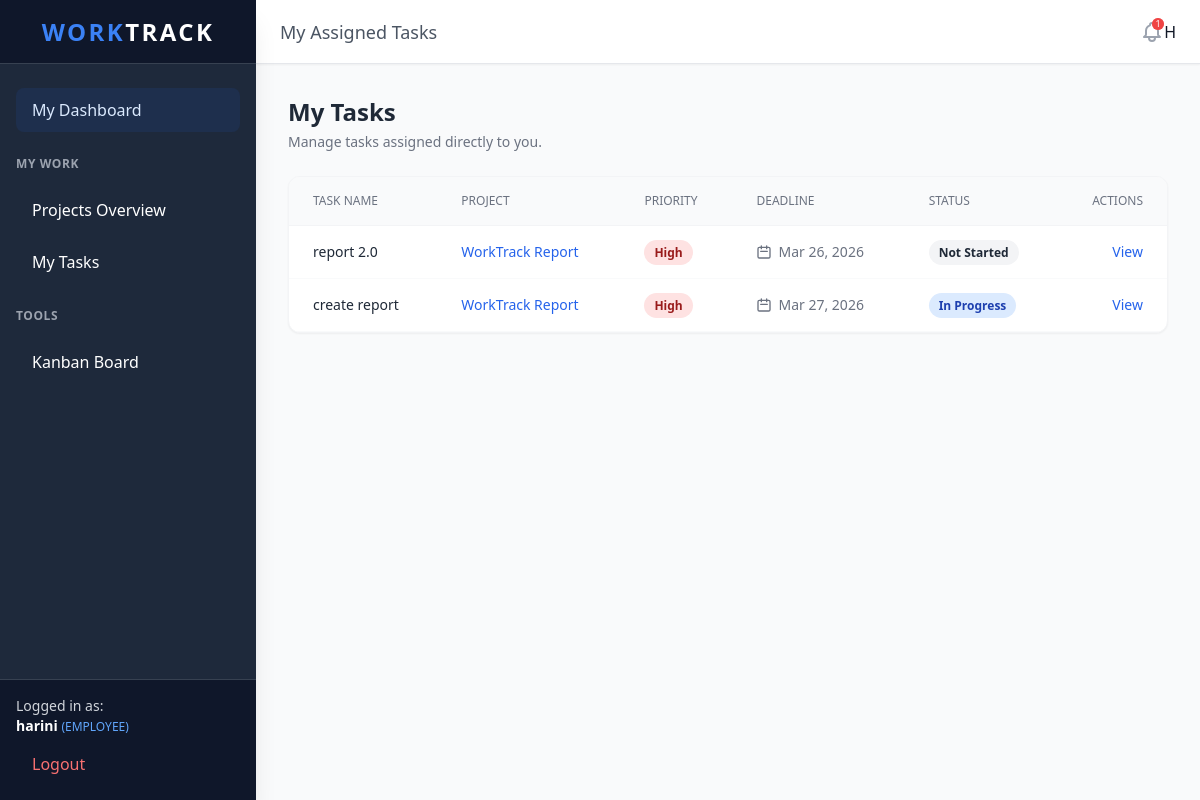
/my-tasks/ (signed in), run on the app's committed database.
### core/models.py (models this page shows, shortened)
class User(AbstractUser):
    class Role(models.TextChoices):
        ADMIN = 'ADMIN', _('Admin')
        EMPLOYEE = 'EMPLOYEE', _('Employee')
    role = models.CharField(
        max_length=50,
        choices=Role.choices,
        default=Role.EMPLOYEE,
    )

class Task(models.Model):
    class Status(models.TextChoices):
        NOT_STARTED = 'NOT_STARTED', _('Not Started')
        IN_PROGRESS = 'IN_PROGRESS', _('In Progress')
        COMPLETED = 'COMPLETED', _('Completed')
    class Priority(models.TextChoices):
        LOW = 'LOW', _('Low')
        MEDIUM = 'MEDIUM', _('Medium')
        HIGH = 'HIGH', _('High')
    project = models.ForeignKey(Project, on_delete=models.CASCADE, related_name='tasks')
    title = models.CharField(max_length=200)
    description = models.TextField(blank=True)
    assigned_to = models.ForeignKey(User, on_delete=models.SET_NULL, null=True, blank=True, related_name='assigned_tasks')
    status = models.CharField(max_length=20, choices=Status.choices, default=Status.NOT_STARTED)
    priority = models.CharField(max_length=20, choices=Priority.choices, default=Priority.MEDIUM)
    deadline = models.DateField()
    created_at = models.DateTimeField(auto_now_add=True)
    updated_at = models.DateTimeField(auto_now=True)

class Project(models.Model):
    title = models.CharField(max_length=200)
    description = models.TextField(blank=True)
    start_date = models.DateField()
    end_date = models.DateField()
    created_by = models.ForeignKey(User, on_delete=models.CASCADE, related_name='created_projects')
    created_at = models.DateTimeField(auto_now_add=True)

### core/views.py (the view)
# urls.py: path('my-tasks/', views.my_tasks, name='my_tasks'),
@login_required
def my_tasks(request):
    from .models import Task
    tasks = Task.objects.filter(assigned_to=request.user).order_by('deadline')
    return render(request, 'tasks/my_tasks.html', {'tasks': tasks})

### core/context_processors.py (called while the page is built)
def unread_notifications(request):
    if request.user.is_authenticated:
        return {
            'notifications': request.user.notifications.filter(is_read=False).order_by('-created_at')[:5],
            'unread_count': request.user.notifications.filter(is_read=False).count()
        }
    return {}

### templates/tasks/my_tasks.html (shortened to what this page needs)
{% extends 'base.html' %}
{% block header_title %}My Assigned Tasks{% endblock %}
{% block content %}
<div class="mb-6 flex justify-between items-center">
    <div>
        <h2 class="text-2xl font-bold text-gray-800">My Tasks</h2>
        <p class="text-gray-500 text-sm mt-1">Manage tasks assigned directly to you.</p>
    </div>
</div>
<div class="bg-white rounded-xl shadow-sm border border-gray-100 overflow-hidden">
    <div class="overflow-x-auto">
        <table class="w-full text-left text-sm text-gray-600">
            <thead class="text-xs text-gray-500 uppercase bg-gray-50 border-b border-gray-100">
                <tr>
                    <th class="px-6 py-4 font-medium">Task Name</th>
                    <th class="px-6 py-4 font-medium">Project</th>
                    <th class="px-6 py-4 font-medium">Priority</th>
                    <th class="px-6 py-4 font-medium">Deadline</th>
                    <th class="px-6 py-4 font-medium">Status</th>
                    <th class="px-6 py-4 font-medium text-right">Actions</th>
                </tr>
            </thead>
            <tbody id="task-table-body">
                {% for task in tasks %}
                <tr class="border-b border-gray-50 hover:bg-gray-50 transition">
                    <td class="px-6 py-4 font-medium text-gray-800">{{ task.title }}</td>
                    <td class="px-6 py-4 text-blue-600 hover:underline cursor-pointer">{{ task.project.title }}</td>
                    <td class="px-6 py-4">
                        {% if task.priority == 'HIGH' %}
                        <span class="px-2.5 py-1 text-xs font-semibold bg-red-100 text-red-800 rounded-full">High</span>
                        {% elif task.priority == 'MEDIUM' %}
                        <span class="px-2.5 py-1 text-xs font-semibold bg-yellow-100 text-yellow-800 rounded-full">Medium</span>
                        {% else %}
                        <span class="px-2.5 py-1 text-xs font-semibold bg-green-100 text-green-800 rounded-full">Low</span>
                        {% endif %}
                    </td>
                    <td class="px-6 py-4 flex items-center text-gray-500">
                        <svg class="w-4 h-4 mr-1.5" fill="none" stroke="currentColor" viewBox="0 0 24 24"><path stroke-linecap="round" stroke-linejoin="round" stroke-width="2" d="M8 7V3m8 4V3m-9 8h10M5 21h14a2 2 0 002-2V7a2 2 0 00-2-2H5a2 2 0 00-2 2v12a2 2 0 002 2z"></path></svg>
                        {{ task.deadline|date:"M d, Y" }}
                    </td>
                    <td class="px-6 py-4">
                        {% if task.status == 'COMPLETED' %}
                        <span class="px-2.5 py-1 text-xs font-semibold bg-green-100 text-green-800 rounded-full">Completed</span>
                        {% elif task.status == 'IN_PROGRESS' %}
                        <span class="px-2.5 py-1 text-xs font-semibold bg-blue-100 text-blue-800 rounded-full">In Progress</span>
                        {% else %}
                        <span class="px-2.5 py-1 text-xs font-semibold bg-gray-100 text-gray-800 rounded-full">Not Started</span>
                        {% endif %}
                    </td>
                    <td class="px-6 py-4 text-right">
                        <a href="{% url 'task_detail' task.id %}" class="text-blue-600 hover:text-blue-900 font-medium">View</a>
                    </td>
                </tr>
                {% empty %}
                <tr>
                    <td colspan="6" class="px-6 py-10 text-center text-gray-500">You have no tasks assigned.</td>
                </tr>
                {% endfor %}
            </tbody>
        </table>
    </div>
</div>
{% endblock %}

### templates/base.html (shortened to what this page needs)
<!DOCTYPE html>
<html lang="en">
<head>
    <script src="https://cdn.tailwindcss.com"></script>
</head>
<body class="bg-gray-50 text-gray-900 min-h-screen flex">
    {% if user.is_authenticated %}
    <aside class="w-64 bg-[#1e293b] text-white flex flex-col hidden md:flex shadow-xl z-20">
        <div class="h-16 flex items-center justify-center font-bold text-2xl tracking-widest border-b border-gray-700 bg-[#0f172a]">
            <span class="text-blue-500">WORK</span>TRACK
        </div>
        <nav class="flex-1 px-4 py-6 space-y-2 overflow-y-auto">
            {% if user.role == 'ADMIN' %}
            <a href="{% url 'dashboard' %}" class="block px-4 py-2.5 rounded-lg transition-all duration-200 hover:bg-blue-600 hover:translate-x-1">Admin Dashboard</a>
            <div class="pt-4 pb-2 text-xs font-semibold text-gray-400 uppercase tracking-wider">Management</div>
            <a href="{% url 'project_list' %}" class="block px-4 py-2.5 rounded-lg transition-all duration-200 hover:bg-gray-700 hover:translate-x-1">Projects</a>
            <a href="{% url 'employee_list' %}" class="block px-4 py-2.5 rounded-lg transition-all duration-200 hover:bg-gray-700 hover:translate-x-1">Employees</a>
            <a href="{% url 'admin:index' %}" class="block px-4 py-2.5 rounded-lg transition-all duration-200 hover:bg-gray-700 hover:translate-x-1 text-yellow-400 flex items-center justify-between">
                <span>Database Admin</span>
                <svg class="w-4 h-4 opacity-50" fill="none" stroke="currentColor" viewBox="0 0 24 24"><path stroke-linecap="round" stroke-linejoin="round" stroke-width="2" d="M10 6H6a2 2 0 00-2 2v10a2 2 0 002 2h10a2 2 0 002-2v-4M14 4h6m0 0v6m0-6L10 14"></path></svg>
            </a>
            {% else %}
            <a href="{% url 'dashboard' %}" class="block px-4 py-2.5 rounded-lg transition-all duration-200 hover:bg-blue-600 hover:translate-x-1 bg-blue-600/10 text-blue-100 font-medium">My Dashboard</a>
            <div class="pt-4 pb-2 text-xs font-semibold text-gray-400 uppercase tracking-wider">My Work</div>
            <a href="{% url 'project_list' %}" class="block px-4 py-2.5 rounded-lg transition-all duration-200 hover:bg-gray-700 hover:translate-x-1">Projects Overview</a>
            <a href="{% url 'my_tasks' %}" class="block px-4 py-2.5 rounded-lg transition-all duration-200 hover:bg-gray-700 hover:translate-x-1">My Tasks</a>
            {% endif %}
            <div class="pt-4 pb-2 text-xs font-semibold text-gray-400 uppercase tracking-wider">Tools</div>
            <a href="{% url 'kanban' %}" class="block px-4 py-2.5 rounded-lg transition-all duration-200 hover:bg-gray-700 hover:translate-x-1">Kanban Board</a>
        </nav>
        <div class="p-4 border-t border-gray-700 bg-[#0f172a]">
            <div class="mb-2 text-sm text-gray-300">Logged in as:<br><strong class="text-white">{{ user.username }}</strong> <span class="text-xs text-blue-400">({{ user.role }})</span></div>
            <form method="post" action="{% url 'logout' %}">
                <button type="submit" class="w-full text-left px-4 py-2 text-red-400 hover:text-white transition-colors duration-200 rounded-lg hover:bg-red-600/80">Logout</button>
            </form>
        </div>
    </aside>
    {% endif %}
    <main class="flex-1 flex flex-col h-screen overflow-hidden">
        {% if user.is_authenticated %}
        <header class="h-16 bg-white shadow-sm border-b border-gray-200 flex items-center justify-between px-6 z-10">
            <div class="hidden md:block font-medium text-gray-600 text-lg">
                {% block header_title %}Dashboard{% endblock %}
            </div>
            <div class="flex items-center space-x-5">
                <div class="relative group">
                    <button class="text-gray-400 hover:text-blue-600 transition relative focus:outline-none py-2">
                        {% if unread_count > 0 %}
                        <span class="absolute top-1.5 right-0 flex h-3 w-3">
                          <span class="relative inline-flex rounded-full h-3 w-3 bg-red-500 text-[9px] text-white justify-center items-center">{{ unread_count }}</span>
                        </span>
                        {% endif %}
                    </button>
                </div>
                    {{ user.username|make_list|first|upper }}
                </div>
        </header>
        {% endif %}
        <div class="flex-1 overflow-auto p-4 md:p-8 transition-all bg-gray-50 relative">
            {% block content %}{% endblock %}
        </div>
    </main>
</body>
</html>

### data on the page
User: username "harini", role "EMPLOYEE", username|make_list "H"
Task: title "report 2.0", project "WorkTrack Report", priority "High", deadline "Mar 26, 2026", status "Not Started"
Task: title "create report", project "WorkTrack Report", priority "High", deadline "Mar 27, 2026", status "In Progress"

### other printed values
{{ unread_count }} "1"
